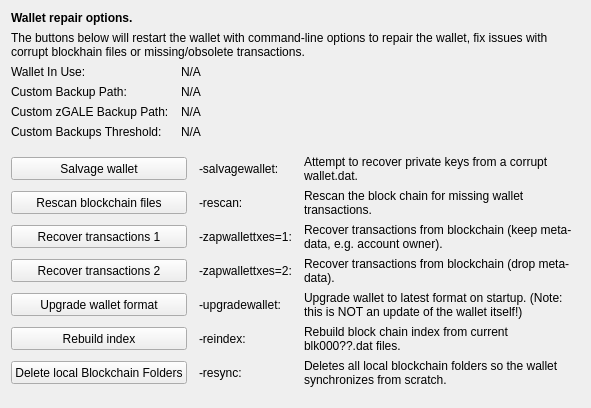
     <widget class="QWidget" name="tab_repair">
      <attribute name="title">
       <string>&amp;Wallet Repair</string>
      </attribute>
      <layout class="QGridLayout" name="gridLayout_4" columnstretch="0,0,0,0">
       <property name="horizontalSpacing">
        <number>12</number>
       </property>
       <item row="0" column="0" colspan="4">
        <widget class="QLabel" name="label_repair_header">
         <property name="font">
          <font>
           <weight>75</weight>
           <bold>true</bold>
          </font>
         </property>
         <property name="text">
          <string>Wallet repair options.</string>
         </property>
        </widget>
       </item>
       <item row="1" column="0" colspan="4">
        <widget class="QLabel" name="label_repair_helptext">
         <property name="font">
          <font>
           <weight>50</weight>
           <bold>false</bold>
          </font>
         </property>
         <property name="text">
          <string>The buttons below will restart the wallet with command-line options to repair the wallet, fix issues with corrupt blockhain files or missing/obsolete transactions.</string>
         </property>
         <property name="wordWrap">
          <bool>true</bool>
         </property>
        </widget>
       </item>
       <item row="2" column="0">
        <widget class="QLabel" name="wallet_path_label">
         <property name="text">
          <string>Wallet In Use:</string>
         </property>
        </widget>
       </item>
       <item row="2" column="1" colspan="3">
        <widget class="QLabel" name="wallet_path">
         <property name="cursor">
          <cursorShape>IBeamCursor</cursorShape>
         </property>
         <property name="text">
          <string>N/A</string>
         </property>
         <property name="textFormat">
          <enum>Qt::PlainText</enum>
         </property>
         <property name="textInteractionFlags">
          <set>Qt::LinksAccessibleByMouse|Qt::TextSelectableByKeyboard|Qt::TextSelectableByMouse</set>
         </property>
        </widget>
       </item>
       <item row="3" column="0">
        <widget class="QLabel" name="wallet_custombackuppath_label">
         <property name="text">
          <string>Custom Backup Path:</string>
         </property>
         <property name="visible">
          <bool>false</bool>
         </property>
        </widget>
       </item>
       <item row="3" column="1" colspan="3">
        <widget class="QLabel" name="wallet_custombackuppath">
         <property name="cursor">
          <cursorShape>IBeamCursor</cursorShape>
         </property>
         <property name="text">
          <string>N/A</string>
         </property>
         <property name="textFormat">
          <enum>Qt::PlainText</enum>
         </property>
         <property name="textInteractionFlags">
          <set>Qt::LinksAccessibleByMouse|Qt::TextSelectableByKeyboard|Qt::TextSelectableByMouse</set>
         </property>
         <property name="visible">
          <bool>false</bool>
         </property>
        </widget>
       </item>
       <item row="4" column="0">
        <widget class="QLabel" name="wallet_customzgalebackuppath_label">
         <property name="text">
          <string>Custom zGALE Backup Path:</string>
         </property>
         <property name="visible">
          <bool>false</bool>
         </property>
        </widget>
       </item>
       <item row="4" column="1" colspan="3">
        <widget class="QLabel" name="wallet_customzgalebackuppath">
         <property name="cursor">
          <cursorShape>IBeamCursor</cursorShape>
         </property>
         <property name="text">
          <string>N/A</string>
         </property>
         <property name="textFormat">
          <enum>Qt::PlainText</enum>
         </property>
         <property name="textInteractionFlags">
          <set>Qt::LinksAccessibleByMouse|Qt::TextSelectableByKeyboard|Qt::TextSelectableByMouse</set>
         </property>
         <property name="visible">
          <bool>false</bool>
         </property>
        </widget>
       </item>
       <item row="5" column="0">
        <widget class="QLabel" name="wallet_custombackupthreshold_label">
         <property name="text">
          <string>Custom Backups Threshold:</string>
         </property>
         <property name="visible">
          <bool>false</bool>
         </property>
        </widget>
       </item>
       <item row="5" column="1" colspan="3">
        <widget class="QLabel" name="wallet_custombackupthreshold">
         <property name="cursor">
          <cursorShape>IBeamCursor</cursorShape>
         </property>
         <property name="text">
          <string>N/A</string>
         </property>
         <property name="textFormat">
          <enum>Qt::PlainText</enum>
         </property>
         <property name="textInteractionFlags">
          <set>Qt::LinksAccessibleByMouse|Qt::TextSelectableByKeyboard|Qt::TextSelectableByMouse</set>
         </property>
         <property name="visible">
          <bool>false</bool>
         </property>
        </widget>
       </item>
       <item row="6" column="0">
        <spacer name="verticalSpacer_repair1">
         <property name="orientation">
          <enum>Qt::Vertical</enum>
         </property>
         <property name="sizeHint" stdset="0">
          <size>
           <width>10</width>
           <height>10</height>
          </size>
         </property>
        </spacer>
       </item>
       <item row="7" column="0" colspan="2">
        <widget class="QPushButton" name="btn_salvagewallet">
         <property name="minimumSize">
          <size>
           <width>100</width>
           <height>23</height>
          </size>
         </property>
         <property name="text">
          <string>Salvage wallet</string>
         </property>
        </widget>
       </item>
       <item row="7" column="2">
        <widget class="QLabel" name="label_repair_salvage_command">
         <property name="text">
          <string notr="true">-salvagewallet:</string>
         </property>
        </widget>
       </item>
       <item row="7" column="3">
        <widget class="QLabel" name="label_repair_salvage">
         <property name="text">
          <string>Attempt to recover private keys from a corrupt wallet.dat.</string>
         </property>
         <property name="wordWrap">
          <bool>true</bool>
         </property>
        </widget>
       </item>
       <item row="8" column="0" colspan="2">
        <widget class="QPushButton" name="btn_rescan">
         <property name="minimumSize">
          <size>
           <width>100</width>
           <height>23</height>
          </size>
         </property>
         <property name="text">
          <string>Rescan blockchain files</string>
         </property>
        </widget>
       </item>
       <item row="8" column="2">
        <widget class="QLabel" name="label_repair_rescan_command">
         <property name="text">
          <string notr="true">-rescan:</string>
         </property>
        </widget>
       </item>
       <item row="8" column="3">
        <widget class="QLabel" name="label_repair_rescan">
         <property name="text">
          <string>Rescan the block chain for missing wallet transactions.</string>
         </property>
         <property name="wordWrap">
          <bool>true</bool>
         </property>
        </widget>
       </item>
       <item row="9" column="0" colspan="2">
        <widget class="QPushButton" name="btn_zapwallettxes1">
         <property name="minimumSize">
          <size>
           <width>100</width>
           <height>23</height>
          </size>
         </property>
         <property name="text">
          <string>Recover transactions 1</string>
         </property>
        </widget>
       </item>
       <item row="9" column="2">
        <widget class="QLabel" name="label_repair_zap1_command">
         <property name="text">
          <string notr="true">-zapwallettxes=1:</string>
         </property>
        </widget>
       </item>
       <item row="9" column="3">
        <widget class="QLabel" name="label_repair_zap1">
         <property name="text">
          <string>Recover transactions from blockchain (keep meta-data, e.g. account owner).</string>
         </property>
         <property name="wordWrap">
          <bool>true</bool>
         </property>
        </widget>
       </item>
       <item row="10" column="0" colspan="2">
        <widget class="QPushButton" name="btn_zapwallettxes2">
         <property name="minimumSize">
          <size>
           <width>100</width>
           <height>23</height>
          </size>
         </property>
         <property name="text">
          <string>Recover transactions 2</string>
         </property>
        </widget>
       </item>
       <item row="10" column="2">
        <widget class="QLabel" name="label_repair_zap2_command">
         <property name="text">
          <string notr="true">-zapwallettxes=2:</string>
         </property>
        </widget>
       </item>
       <item row="10" column="3">
        <widget class="QLabel" name="label_repair_zap2">
         <property name="text">
          <string>Recover transactions from blockchain (drop meta-data).</string>
         </property>
         <property name="wordWrap">
          <bool>true</bool>
         </property>
        </widget>
       </item>
       <item row="11" column="0" colspan="2">
        <widget class="QPushButton" name="btn_upgradewallet">
         <property name="minimumSize">
          <size>
           <width>100</width>
           <height>23</height>
          </size>
         </property>
         <property name="text">
          <string>Upgrade wallet format</string>
         </property>
        </widget>
       </item>
       <item row="11" column="2">
        <widget class="QLabel" name="label_repair_upgrade_command">
         <property name="text">
          <string notr="true">-upgradewallet:</string>
         </property>
        </widget>
       </item>
       <item row="11" column="3">
        <widget class="QLabel" name="label_repair_upgrade">
         <property name="text">
          <string>Upgrade wallet to latest format on startup. (Note: this is NOT an update of the wallet itself!)</string>
         </property>
         <property name="wordWrap">
          <bool>true</bool>
         </property>
        </widget>
       </item>
       <item row="12" column="0" colspan="2">
        <widget class="QPushButton" name="btn_reindex">
         <property name="minimumSize">
          <size>
           <width>100</width>
           <height>23</height>
          </size>
         </property>
         <property name="text">
          <string>Rebuild index</string>
         </property>
        </widget>
       </item>
       <item row="12" column="2">
        <widget class="QLabel" name="label_repair_reindex_command">
         <property name="text">
          <string notr="true">-reindex:</string>
         </property>
        </widget>
       </item>
       <item row="12" column="3">
        <widget class="QLabel" name="label_repair_reindex">
         <property name="text">
          <string>Rebuild block chain index from current blk000??.dat files.</string>
         </property>
         <property name="wordWrap">
          <bool>true</bool>
         </property>
        </widget>
       </item>
       <item row="13" column="0" colspan="2">
        <widget class="QPushButton" name="btn_resync">
         <property name="minimumSize">
          <size>
           <width>100</width>
           <height>23</height>
          </size>
         </property>
         <property name="text">
          <string>Delete local Blockchain Folders</string>
         </property>
        </widget>
       </item>
       <item row="13" column="2">
        <widget class="QLabel" name="label_repair_resync_command">
         <property name="text">
          <string>-resync:</string>
         </property>
        </widget>
       </item>
       <item row="13" column="3">
        <widget class="QLabel" name="label_repair_resync">
         <property name="text">
          <string>Deletes all local blockchain folders so the wallet synchronizes from scratch.</string>
         </property>
         <property name="wordWrap">
          <bool>true</bool>
         </property>
        </widget>
       </item>
       <item row="14" column="0">
        <spacer name="verticalSpacer_repair2">
         <property name="orientation">
          <enum>Qt::Vertical</enum>
         </property>
         <property name="sizeHint" stdset="0">
          <size>
           <width>20</width>
           <height>10</height>
          </size>
         </property>
        </spacer>
       </item>
      </layout>
     </widget>
